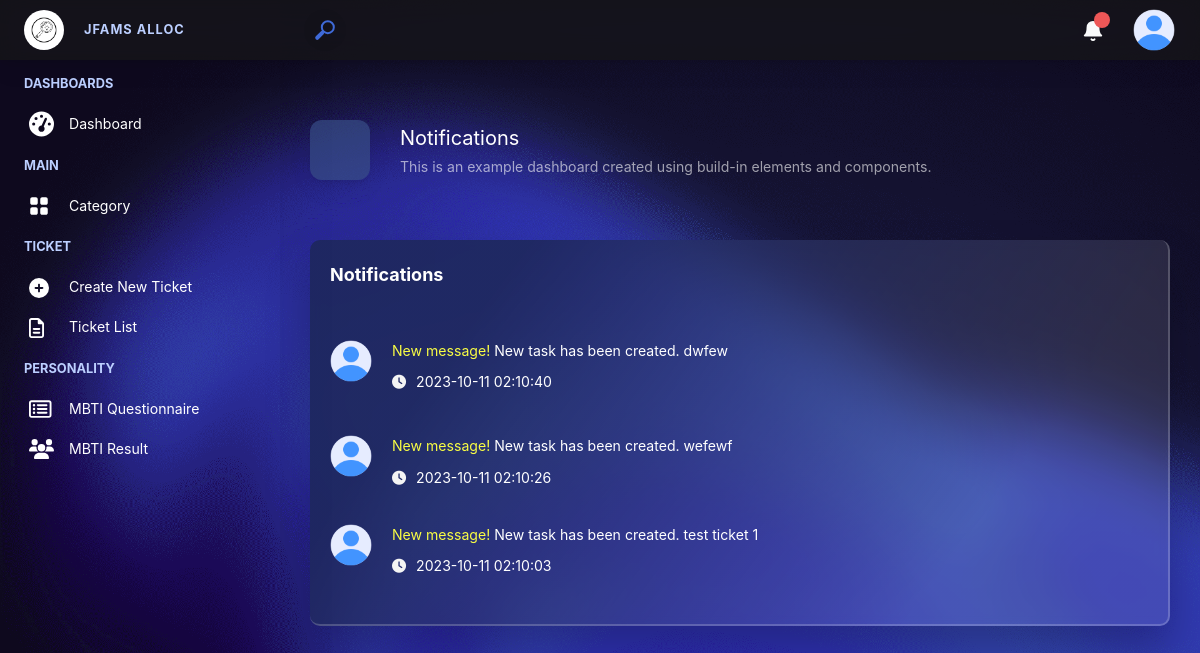
/notification (signed in), run on the app's committed database.
### capstone/models.py (models this page shows, shortened)
class Notification(models.Model):
    send_to = models.ForeignKey(User, on_delete=models.CASCADE, related_name="send_to", blank=True, null=True)
    ticket = models.ForeignKey(Ticket, on_delete=models.CASCADE, related_name="ticket_id", blank=True, null=True)
    notification = models.IntegerField(null=True)
    is_read = models.BooleanField(default=False)
    creator = models.ForeignKey(User, on_delete=models.CASCADE, related_name="creator", blank=True, null=True)
    create_date = models.DateTimeField(null=True)
    def notif_ticket_title_slug(self):
        return self.ticket.ticket_title.replace(' ', '-')

class Ticket(models.Model):
    ticket_title = models.CharField(max_length=80)
    description = models.TextField()
    category = models.ForeignKey(Category, on_delete=models.CASCADE, related_name="ticket_category", null=True)
    priority = models.IntegerField(default=1, choices=PRIORITY)
    requester = models.ForeignKey(User, on_delete=models.CASCADE, related_name="requester")
    watcher = models.ManyToManyField(User, related_name="watcher", blank=True, null=True)
    assigned_to = models.ManyToManyField(User, related_name="assigned_to_user", blank=True, null=True)
    status = models.IntegerField(default=0)
    due_date = models.DateField(blank=True, null=True)
    is_finished = models.BooleanField(default=False)
    create_date = models.DateTimeField(blank=True, null=True)
    modify_date = models.DateTimeField(blank=True, null=True)

### capstone/views.py (the view)
# urls.py: path("notification", views.notification, name="notification"),
@login_required
def notification(request):
    userId = request.user.id
    notifications = Notification.objects.filter(send_to=userId).order_by('-create_date')
    return render(request, "capstone/notification/index.html", {
        "notifications": notifications,
        "titleHeader": "Notifications" ,
        "subTitleHeader": "This is an example dashboard created using build-in elements and components."
    })

### capstone/templates/capstone/notification/index.html
{% extends 'capstone/layout.html' %}
{% block body %}
<div class="container-card dash-card mt20 mb50">
    <div style="padding: 20px;">
        <div class="app-card__header_title" style="margin-bottom: 2.25rem;">
            Notifications
        </div>
        <div class="app-card__body">
            {% for notif in notifications %}
            <a class="notif-row" href="{% url 'ticket_detail' notif.ticket.id notif.notif_ticket_title_slug %}" style="padding-left: 0px; padding-right: 0px;">
            <div class="dflex gap20" style="padding-bottom: 20px;">
                <div>
                    {% if notif.creator.img_profile %}
                    <img width="42" class="rounded-circle" src="/static/{{notif.creator.img_profile}}" alt="">
                    {% else %}
                    <img width="42" class="rounded-circle" src="/static/images/user-icon.png" alt="">
                    {% endif %}
                </div>
                    <div class="dflex" style="flex-direction: column; color: #fff">
                        <div class="mb10">
                            {% if is_read == false %}
                            <span style="color: #f9fd44;">New message!</span>
                            {% endif %}
                            <span>New task has been created.</span>
                            <span>{{ notif.ticket.ticket_title }}</span>
                        </div>
                        <div class="dflex gap10">
                            <span><i class="fa-solid fa-clock"></i></span>
                            <span>{{notif.create_date|date:"Y-m-d h:m:s"}}</span>
                        </div>
                    </div>
                </div>
            </a>
            {% endfor %}
        </div>
    </div>
</div>
{% endblock %}

### capstone/static/css/styles.css (style rules this page uses)
:root { --theme-bg-color: rgba(16 18 27 / 40%); --border-color: rgba(113 119 144 / 25%); --text-color: rgb(255, 255, 255); --theme-color: #f9fafb; --inactive-color: rgb(113 119 144 / 78%); --body-font: "Plus Jakarta Display", Helvetica, Arial, sans-serif; --hover-menu-bg: rgba(12 15 25 / 30%); --content-title-color: #999ba5; --content-bg: rgb(146 151 179 / 13%); --button-inactive: rgb(249 250 251 / 55%); --dropdown-bg: #21242d; --dropdown-hover: rgb(42 46 60); --popup-bg: rgb(22 25 37); --search-bg: #14162b; --overlay-bg: rgba(36, 39, 59, 0.3); --scrollbar-bg: rgb(1 2 3 / 40%); --dark: #34495e; --light: #fff; --success: #0abf30; --error: #f24d4c; --warning: #e9bd0c; --info: #3498db; }
a { text-decoration: none !important; color: #fff !important; outline: none !important; }
i { color: #f4f4f4; }
body { overflow-x: hidden !important; overflow-y: scroll !important; background: #000; margin: 0; font-family: -apple-system, BlinkMacSystemFont, "Segoe UI", Roboto, "Helvetica Neue", Arial, "Noto Sans", sans-serif, "Apple Color Emoji", "Segoe UI Emoji", "Segoe UI Symbol", "Noto Color Emoji"; font-size: .88rem; font-weight: 400; line-height: 1.5; color: rgb(73, 80, 87); text-align: left; background-image: url(../images/body-background.png) !important; background-size: cover; }
.container-card { background: linear-gradient(127.09deg, rgb(31 40 95 / 94%) 19.41%, rgb(209 212 225 / 13%) 76.65%) border-box; border-radius: 10px; backdrop-filter: blur(5px); box-shadow: 0 25px 45px rgb(0 0 0 / 24%); border-right: 2px solid rgba(255, 255, 255, 0.2); border-bottom: 2px solid rgba(255, 255, 255, 0.2); }
.dash-card { display: flex; flex-direction: column; }
.app-card__header_title { font-size: 1.125rem; line-height: 1.625; font-weight: 700; color: var(--text-color); }
.notif-row:first-child { padding: 15px 20px; }
.notif-row { display: block; padding: 8px 20px; }

### capstone/static/css/utilise.css (style rules this page uses)
.mt20 { margin-top: 20px; }
.mb10 { margin-bottom: 10px; }
.mb50 { margin-bottom: 50px; }
.dflex { display: flex; }
.gap10 { gap: 10px; }
.gap20 { gap: 20px; }

### data on the page
Notification: ticket.ticket_title "dwfew", create_date "2023-10-11 02:10:40"
Notification: ticket.ticket_title "wefewf", create_date "2023-10-11 02:10:26"
Notification: ticket.ticket_title "test ticket 1", create_date "2023-10-11 02:10:03"

### other printed values
{{ titleHeader }} "Notifications"
{{ subTitleHeader }} "This is an example dashboard created using build-in elements and components."
